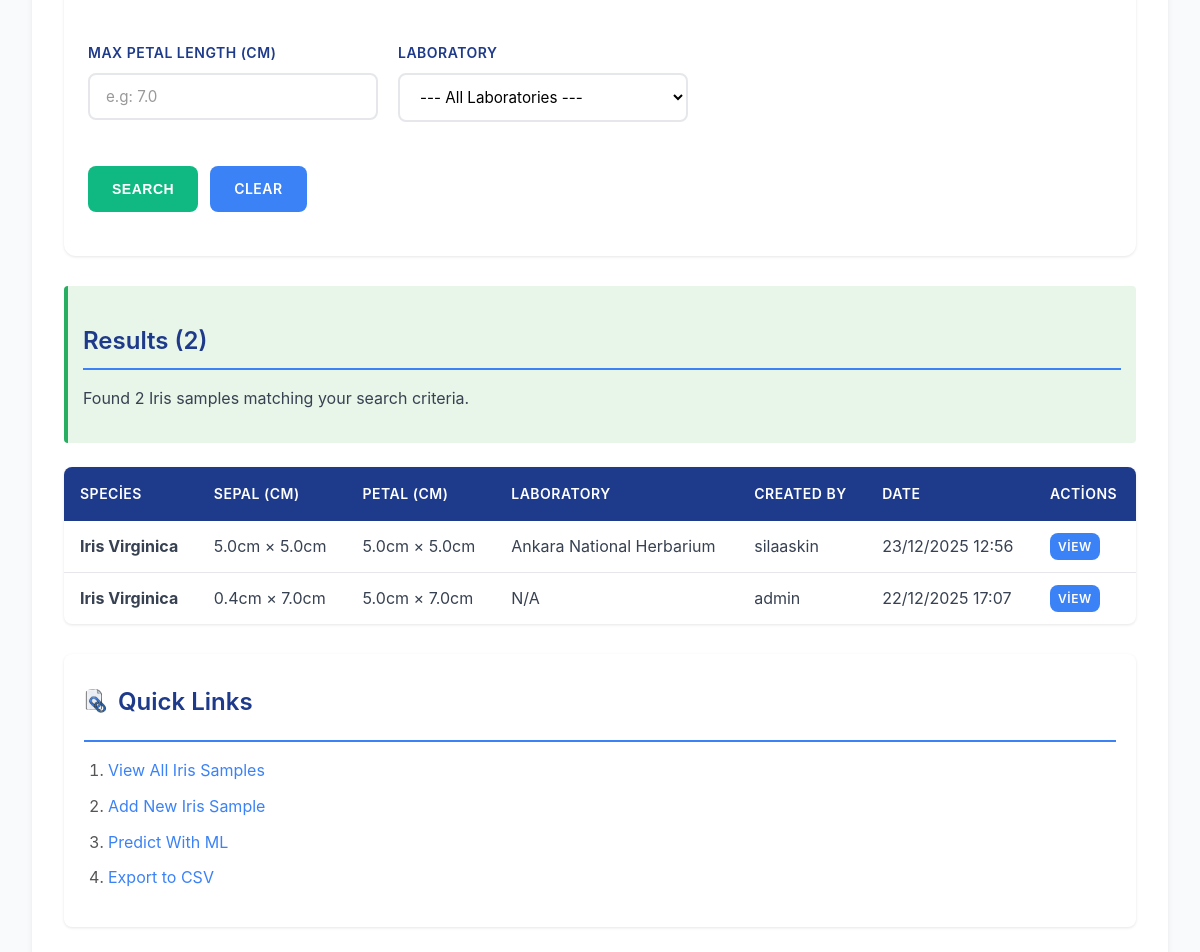
Before: /search/?species=virginica (signed in, middle part) with the older database file.
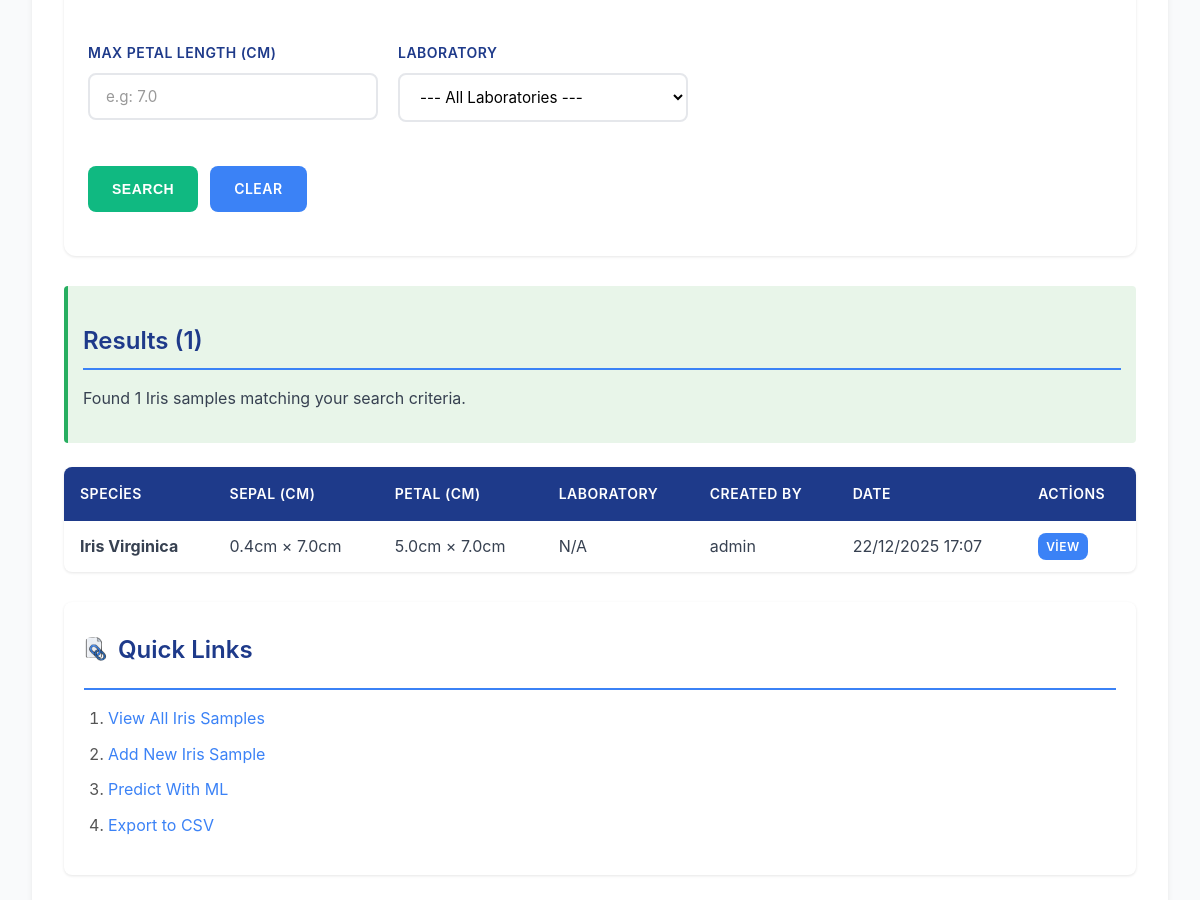
After: the same page with the newer database file.
### iris_app/models.py (models this page shows, shortened)
class IrisPlant(models.Model):
    SPECIES_CHOICES = [
        ('setosa', 'Iris Setosa'),
        ('versicolor', 'Iris Versicolor'),
        ('virginica', 'Iris Virginica'),
    ]
    sepal_length = models.FloatField(
        verbose_name="Sepal Length (cm)",
        validators=[MinValueValidator(0.0)],
        help_text="Length of the sepal (in cm)"
    )
    sepal_width = models.FloatField(
        verbose_name="Sepal Width (cm)",
        validators=[MinValueValidator(0.0)],
        help_text="Width of the sepal (in cm)"
    )
    petal_length = models.FloatField(
        verbose_name="Petal Length (cm)",
        validators=[MinValueValidator(0.0)],
        help_text="Length of the petal (in cm)"
    )
    petal_width = models.FloatField(
        verbose_name="Petal Width (cm)",
        validators=[MinValueValidator(0.0)],
        help_text="Width of the petal (in cm)"
    )
    species = models.CharField(
        max_length=50,
        choices=SPECIES_CHOICES,
        verbose_name="Species",
        help_text="Iris plant species (setosa, versicolor or virginica)"
    )
    lab = models.ForeignKey(
        Laboratory,
        on_delete=models.SET_NULL,
        null=True,
        blank=True,
        verbose_name="Laboratory",
        related_name='iris_plants',
        help_text="Source laboratory of this sample"
    )
    created_by = models.ForeignKey(
        User,
        on_delete=models.CASCADE,
        verbose_name="Created By",
        related_name='iris_plants',
        help_text="User who created this record"
    )
    created_at = models.DateTimeField(
        auto_now_add=True,
        verbose_name="Created At"
    )
    updated_at = models.DateTimeField(
        auto_now=True,
        verbose_name="Updated At"
    )
    class Meta:
        ordering = ['-created_at']
        verbose_name = 'Iris Sample'
        verbose_name_plural = 'Iris Samples'
        indexes = [
            models.Index(fields=['species']),
            models.Index(fields=['created_at']),
            models.Index(fields=['created_by']),
        ]

class Laboratory(models.Model):
    name = models.CharField(
        max_length=100,
        verbose_name="Laboratory Name",
        unique=True
    )
    city = models.CharField(
        max_length=50,
        verbose_name="City"
    )
    description = models.TextField(
        blank=True,
        null=True,
        verbose_name="Description"
    )
    phone = models.CharField(
        max_length=20,
        blank=True,
        null=True,
        verbose_name="Phone"
    )
    email = models.EmailField(
        blank=True,
        null=True,
        verbose_name="Email"
    )
    country = models.CharField(
        max_length=50,
        default="Turkey",
        verbose_name="Country"
    )
    established_year = models.IntegerField(
        blank=True,
        null=True,
        verbose_name="Established Year"
    )
    created_at = models.DateTimeField(auto_now_add=True, verbose_name="Created At")
    updated_at = models.DateTimeField(auto_now=True, verbose_name="Updated At")
    class Meta:
        ordering = ['name']
        verbose_name = 'Laboratory'
        verbose_name_plural = 'Laboratories'
        indexes = [
            models.Index(fields=['name']),
            models.Index(fields=['city']),
        ]

### iris_app/views.py (the view)
# urls.py: path('search/', views.iris_search, name='iris_search'),
@login_required(login_url='login')
def iris_search(request):
    form = IrisSearchForm(request.GET or None)
    results = IrisPlant.objects.all().select_related('lab', 'created_by')
    search_performed = False
    if request.method == 'GET' and request.GET:
        form = IrisSearchForm(request.GET)
        if form.is_valid():
            search_performed = True
            species = form.cleaned_data.get('species')
            if species:
                results = results.filter(species=species)
            min_sepal_length = form.cleaned_data.get('min_sepal_length')
            if min_sepal_length is not None:
                results = results.filter(sepal_length__gte=min_sepal_length)
            max_sepal_length = form.cleaned_data.get('max_sepal_length')
            if max_sepal_length is not None:
                results = results.filter(sepal_length__lte=max_sepal_length)
            min_petal_length = form.cleaned_data.get('min_petal_length')
            if min_petal_length is not None:
                results = results.filter(petal_length__gte=min_petal_length)
            max_petal_length = form.cleaned_data.get('max_petal_length')
            if max_petal_length is not None:
                results = results.filter(petal_length__lte=max_petal_length)
            lab = form.cleaned_data.get('lab')
            if lab:
                results = results.filter(lab=lab)
    else:
        form = IrisSearchForm()
    context = {
        'form': form,
        'results': results,
        'result_count': results.count(),
        'search_performed': search_performed,
    }
    return render(request, 'iris_app/search.html', context)

### iris_app/templates/iris_app/search.html (shortened to what this page needs)
{% extends 'iris_app/base.html' %}
{% load static %}
{% block content %}
<div class="card">
    <div class="card-body">
        <form method="GET" novalidate>
            <div style="display: grid; grid-template-columns: repeat(auto-fit, minmax(280px, 1fr)); gap: 20px;">
                <div class="form-group">
                    <label for="id_max_petal_length">Max Petal Length (cm)</label>
                    <input type="number" id="id_max_petal_length" name="max_petal_length" step="0.1" min="0" class="form-input" placeholder="e.g: 7.0" value="{{ request.GET.max_petal_length }}">
                </div>
                <div class="form-group">
                    <label for="id_lab">Laboratory</label>
                    <select id="id_lab" name="lab" class="form-input">
                        <option value="">--- All Laboratories ---</option>
                    </select>
                </div>
            </div>
            <div class="btn-group" style="margin-top: 20px;">
                <button type="submit" class="btn btn-success">Search</button>
                <a href="{% url 'iris_search' %}" class="btn">Clear</a>
            </div>
        </form>
    </div>
</div>
{% if search_performed %}
    <div style="margin-top: 30px;">
        {% if results %}
            <div class="div-success">
                <h2>Results ({{ result_count }})</h2>
                <p>Found {{ result_count }} Iris samples matching your search criteria.</p>
            </div>
            <table>
                <thead>
                    <tr>
                        <th>Species</th>
                        <th>Sepal (cm)</th>
                        <th>Petal (cm)</th>
                        <th>Laboratory</th>
                        <th>Created By</th>
                        <th>Date</th>
                        <th>Actions</th>
                    </tr>
                </thead>
                <tbody>
                    {% for sample in results %}
                    <tr>
                        <td><strong>{{ sample.get_species_display }}</strong></td>
                        <td>{{ sample.sepal_length }}cm × {{ sample.sepal_width }}cm</td>
                        <td>{{ sample.petal_length }}cm × {{ sample.petal_width }}cm</td>
                        <td>{{ sample.lab.name|default:"N/A" }}</td>
                        <td>{{ sample.created_by.username }}</td>
                        <td>{{ sample.created_at|date:"d/m/Y H:i" }}</td>
                        <td>
                            <a href="{% url 'iris_detail' sample.pk %}" class="btn" style="padding: 4px 8px; font-size: 12px;">View</a>
                        </td>
                    </tr>
                    {% endfor %}
                </tbody>
            </table>
        {% else %}
            <div class="div-danger">
                <h2> No Results Found</h2>
                <p>No Iris samples match your search criteria. Please try different search parameters.</p>
                <a href="{% url 'iris_search' %}" class="btn" style="margin-top: 10px;">Clear Search</a>
            </div>
        {% endif %}
    </div>
{% endif %}
<div class="div-section" style="margin-top: 30px;">
    <h2 style="display: flex; align-items: center; gap: 10px; margin-top: 0;">
    <img src="{% static 'images/hyperlink.png' %}" alt="Idea Icon" style="width: 24px; height: 24px;" onerror="this.style.display='none'">
    Quick Links
</h2>
    <ol>
        <li><a href="{% url 'iris_list' %}">View All Iris Samples</a></li>
        <li><a href="{% url 'iris_create' %}">Add New Iris Sample</a></li>
        <li><a href="{% url 'iris_predict' %}">Predict With ML</a></li>
        <li><a href="{% url 'export_csv' %}">Export to CSV</a></li>
    </ol>
</div>
{% endblock %}

Changed rows visible on the page:
removed IrisPlant: species "Iris Virginica", sepal_length "5.0", sepal_width "5.0", petal_length "5.0", petal_width "5.0", lab.name "Ankara National Herbarium", created_by.username "silaaskin", created_at "23/12/2025 12:56"
Other visible differences:
{{ result_count }}: "2" → "1"
